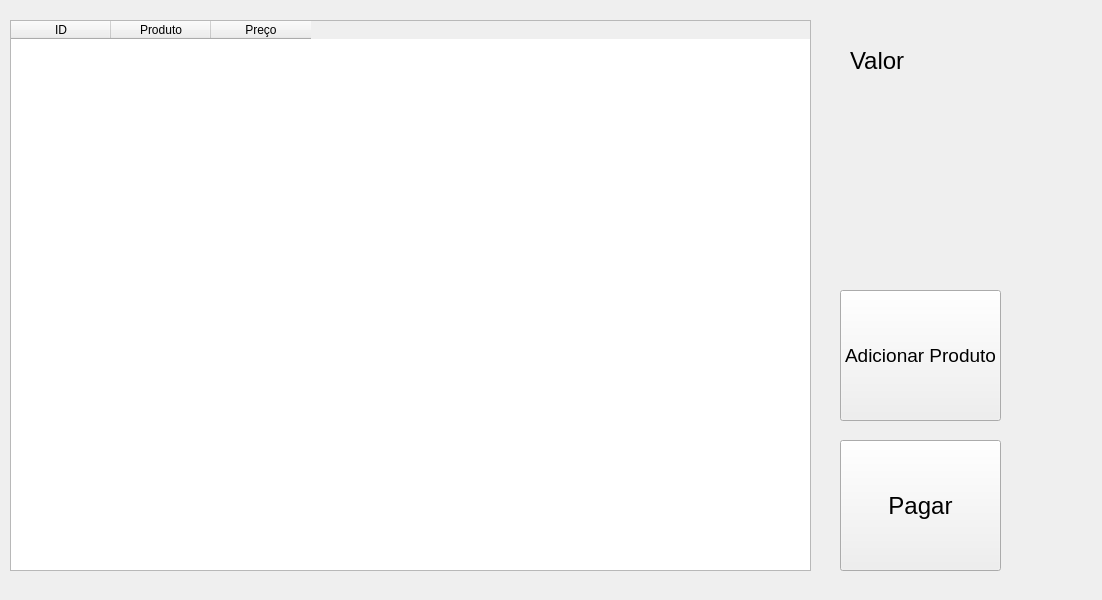
<?xml version="1.0" encoding="UTF-8"?>
<ui version="4.0">
 <class>Form</class>
 <widget class="QWidget" name="Form">
  <property name="geometry">
   <rect>
    <x>0</x>
    <y>0</y>
    <width>1102</width>
    <height>600</height>
   </rect>
  </property>
  <property name="windowTitle">
   <string>Form</string>
  </property>
  <widget class="QPushButton" name="pagar">
   <property name="geometry">
    <rect>
     <x>840</x>
     <y>440</y>
     <width>161</width>
     <height>131</height>
    </rect>
   </property>
   <property name="font">
    <font>
     <pointsize>18</pointsize>
    </font>
   </property>
   <property name="text">
    <string>Pagar</string>
   </property>
  </widget>
  <widget class="QPushButton" name="AdicionarProduto">
   <property name="geometry">
    <rect>
     <x>840</x>
     <y>290</y>
     <width>161</width>
     <height>131</height>
    </rect>
   </property>
   <property name="font">
    <font>
     <pointsize>14</pointsize>
    </font>
   </property>
   <property name="layoutDirection">
    <enum>Qt::LeftToRight</enum>
   </property>
   <property name="text">
    <string>Adicionar Produto</string>
   </property>
  </widget>
  <widget class="QLabel" name="valor">
   <property name="geometry">
    <rect>
     <x>850</x>
     <y>30</y>
     <width>101</width>
     <height>61</height>
    </rect>
   </property>
   <property name="font">
    <font>
     <pointsize>18</pointsize>
    </font>
   </property>
   <property name="text">
    <string>Valor</string>
   </property>
  </widget>
  <widget class="QTableWidget" name="listaCompras">
   <property name="geometry">
    <rect>
     <x>10</x>
     <y>20</y>
     <width>801</width>
     <height>551</height>
    </rect>
   </property>
   <column>
    <property name="text">
     <string>ID</string>
    </property>
   </column>
   <column>
    <property name="text">
     <string>Produto</string>
    </property>
   </column>
   <column>
    <property name="text">
     <string>Preço</string>
    </property>
   </column>
  </widget>
  <widget class="QLineEdit" name="lineEdit">
   <property name="geometry">
    <rect>
     <x>680</x>
     <y>170</y>
     <width>113</width>
     <height>20</height>
    </rect>
   </property>
  </widget>
  <zorder>lineEdit</zorder>
  <zorder>pagar</zorder>
  <zorder>AdicionarProduto</zorder>
  <zorder>valor</zorder>
  <zorder>listaCompras</zorder>
 </widget>
 <resources/>
 <connections/>
</ui>
